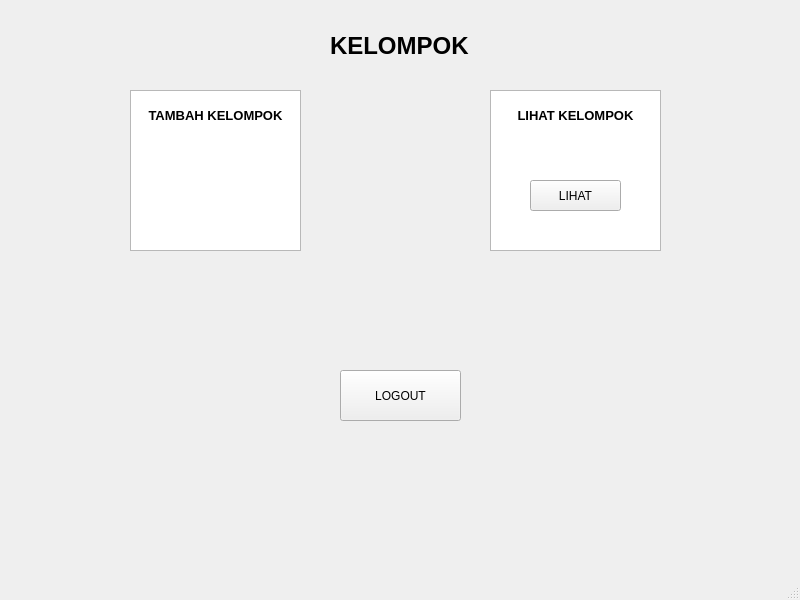
<?xml version="1.0" encoding="UTF-8"?>
<ui version="4.0">
 <class>MainWindow</class>
 <widget class="QMainWindow" name="MainWindow">
  <property name="geometry">
   <rect>
    <x>0</x>
    <y>0</y>
    <width>800</width>
    <height>600</height>
   </rect>
  </property>
  <property name="windowTitle">
   <string>MainWindow</string>
  </property>
  <widget class="QWidget" name="centralwidget">
   <widget class="QPushButton" name="pushButton_tambah">
    <property name="geometry">
     <rect>
      <x>170</x>
      <y>180</y>
      <width>91</width>
      <height>31</height>
     </rect>
    </property>
    <property name="text">
     <string>TAMBAH</string>
    </property>
   </widget>
   <widget class="QTextEdit" name="textEdit">
    <property name="geometry">
     <rect>
      <x>130</x>
      <y>90</y>
      <width>171</width>
      <height>161</height>
     </rect>
    </property>
    <property name="html">
     <string>&lt;!DOCTYPE HTML PUBLIC &quot;-//W3C//DTD HTML 4.0//EN&quot; &quot;http://www.w3.org/TR/REC-html40/strict.dtd&quot;&gt;
&lt;html&gt;&lt;head&gt;&lt;meta name=&quot;qrichtext&quot; content=&quot;1&quot; /&gt;&lt;style type=&quot;text/css&quot;&gt;
p, li { white-space: pre-wrap; }
&lt;/style&gt;&lt;/head&gt;&lt;body style=&quot; font-family:'MS Shell Dlg 2'; font-size:8.25pt; font-weight:400; font-style:normal;&quot;&gt;
&lt;p align=&quot;center&quot; style=&quot;-qt-paragraph-type:empty; margin-top:0px; margin-bottom:0px; margin-left:0px; margin-right:0px; -qt-block-indent:0; text-indent:0px;&quot;&gt;&lt;br /&gt;&lt;/p&gt;
&lt;p align=&quot;center&quot; style=&quot; margin-top:0px; margin-bottom:0px; margin-left:0px; margin-right:0px; -qt-block-indent:0; text-indent:0px;&quot;&gt;&lt;span style=&quot; font-size:10pt; font-weight:600;&quot;&gt;TAMBAH KELOMPOK&lt;/span&gt;&lt;/p&gt;&lt;/body&gt;&lt;/html&gt;</string>
    </property>
   </widget>
   <widget class="QTextEdit" name="textEdit_4">
    <property name="geometry">
     <rect>
      <x>490</x>
      <y>90</y>
      <width>171</width>
      <height>161</height>
     </rect>
    </property>
    <property name="html">
     <string>&lt;!DOCTYPE HTML PUBLIC &quot;-//W3C//DTD HTML 4.0//EN&quot; &quot;http://www.w3.org/TR/REC-html40/strict.dtd&quot;&gt;
&lt;html&gt;&lt;head&gt;&lt;meta name=&quot;qrichtext&quot; content=&quot;1&quot; /&gt;&lt;style type=&quot;text/css&quot;&gt;
p, li { white-space: pre-wrap; }
&lt;/style&gt;&lt;/head&gt;&lt;body style=&quot; font-family:'MS Shell Dlg 2'; font-size:8.25pt; font-weight:400; font-style:normal;&quot;&gt;
&lt;p align=&quot;center&quot; style=&quot;-qt-paragraph-type:empty; margin-top:0px; margin-bottom:0px; margin-left:0px; margin-right:0px; -qt-block-indent:0; text-indent:0px;&quot;&gt;&lt;br /&gt;&lt;/p&gt;
&lt;p align=&quot;center&quot; style=&quot; margin-top:0px; margin-bottom:0px; margin-left:0px; margin-right:0px; -qt-block-indent:0; text-indent:0px;&quot;&gt;&lt;span style=&quot; font-size:10pt; font-weight:600;&quot;&gt;LIHAT KELOMPOK&lt;/span&gt;&lt;/p&gt;&lt;/body&gt;&lt;/html&gt;</string>
    </property>
   </widget>
   <widget class="QPushButton" name="pushButton_5">
    <property name="geometry">
     <rect>
      <x>340</x>
      <y>370</y>
      <width>121</width>
      <height>51</height>
     </rect>
    </property>
    <property name="text">
     <string>LOGOUT</string>
    </property>
   </widget>
   <widget class="QLabel" name="label_7">
    <property name="geometry">
     <rect>
      <x>330</x>
      <y>30</y>
      <width>191</width>
      <height>31</height>
     </rect>
    </property>
    <property name="font">
     <font>
      <pointsize>18</pointsize>
      <weight>75</weight>
      <bold>true</bold>
     </font>
    </property>
    <property name="text">
     <string>KELOMPOK</string>
    </property>
   </widget>
   <widget class="QPushButton" name="pushButton_tambah_2">
    <property name="geometry">
     <rect>
      <x>530</x>
      <y>180</y>
      <width>91</width>
      <height>31</height>
     </rect>
    </property>
    <property name="text">
     <string>LIHAT</string>
    </property>
   </widget>
  </widget>
  <widget class="QMenuBar" name="menubar">
   <property name="geometry">
    <rect>
     <x>0</x>
     <y>0</y>
     <width>800</width>
     <height>21</height>
    </rect>
   </property>
  </widget>
  <widget class="QStatusBar" name="statusbar"/>
 </widget>
 <resources/>
 <connections/>
</ui>
